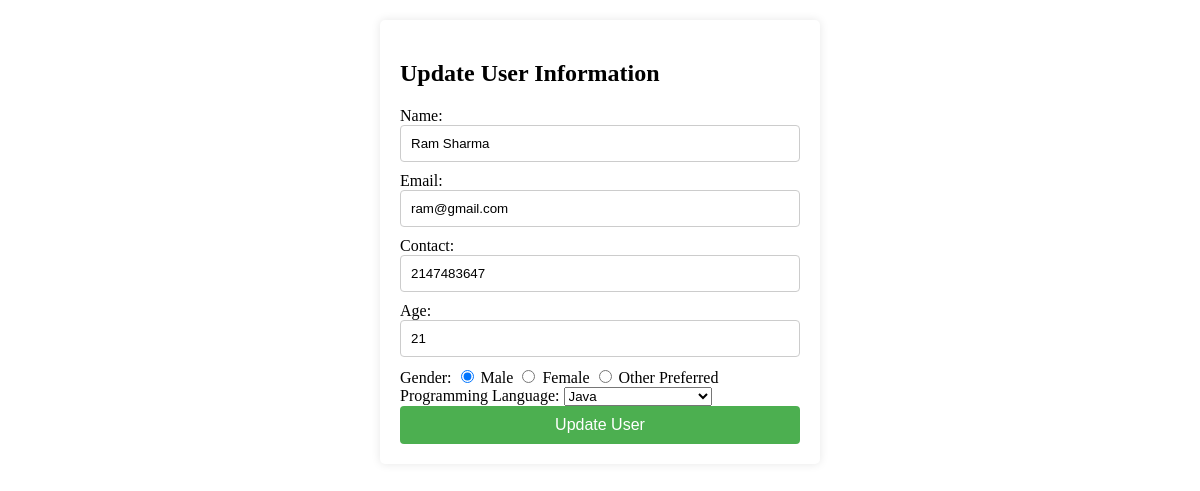
The app's page /showupadate.php?id=2 with its own data.
### tables this page shows
CREATE TABLE `user` (
  `id` int(11) NOT NULL,
  `uname` varchar(255) NOT NULL,
  `email` varchar(255) NOT NULL,
  `contact` int(11) NOT NULL,
  `age` int(11) NOT NULL,
  `gender` varchar(255) NOT NULL,
  `language` varchar(255) NOT NULL,
  `comment` varchar(255) NOT NULL
);

### showupadate.php (the view, shortened to what this page needs)
<?php
$servername = "localhost";
$username = "root";
$password = '';
$dbname = "PhpCrud";
$conn = new mysqli($servername, $username, $password, $dbname);
if (isset($_GET['id'])) {
    $id = $_GET['id'];
    $sql = "SELECT uname, email, contact, gender ,age,language  FROM user WHERE id = '$id'";
    $result = $conn->query($sql);
    if ($result->num_rows == 1) {
        $row = $result->fetch_assoc();
        $uname = $row['uname'];
        $email = $row['email'];
        $contact = $row['contact'];
        $gender = $row['gender'];
        $age = $row['age'];
        $language = $row['language'];
    } else {
        echo "No user found with the given name.";
        exit();
    }
} else {
    echo "Invalid request.";
    $conn->close();
    exit();
}
?>
<!DOCTYPE html>
<html>
<head>
</head>
<body>
    <form action="update.php" method="post">
        <h2>Update User Information</h2>
        <label for="name">Name:</label>
        <input type="text" id="name" name="name" value="<?php echo $uname; ?>" required><br>
        <label for="email">Email:</label>
        <input type="text" id="email" name="email" value="<?php echo $email; ?>" required><br>
        <label for="contact">Contact:</label>
        <input type="number" id="number" name="number" value="<?php echo $contact; ?>" required><br>
        <label for="age">Age:</label>
        <input type="number" id="age" name="age" value="<?php echo $age; ?>" required><br>
        <label>Gender:</label>
        <input type="radio" id="male" name="gender" value="Male" <?php if ($gender === "Male") echo "checked"; ?> required>
        <label for="male">Male</label>
        <input type="radio" id="female" name="gender" value="Female" <?php if ($gender === "Female") echo "checked"; ?>required>
        <label for="female">Female</label>
        <input type="radio" id="other" name="gender" value="Other" <?php if ($gender === "Other") echo "checked"; ?>required>
        <label for="other">Other</label>
  <label for="language">Preferred Programming Language:</label>
<select id="language" name="language" required>
  <option value="java" <?php if ($language === "java") echo "selected"; ?>>Java</option>
</select>
        <input type="submit" value="Update User">
    </form>
</body>
</html>

### showupadate.php (style rules this page uses)
form { max-width: 400px; margin: 20px auto; padding: 20px; background-color: #fff; border-radius: 5px; box-shadow: 0 0 10px rgba(0, 0, 0, 0.1); }
input[type="text"], input[type="number"] { width: 100%; padding: 10px; margin-bottom: 10px; border: 1px solid #ccc; border-radius: 4px; box-sizing: border-box; }
input[type="submit"] { width: 100%; padding: 10px; background-color: #4CAF50; color: #fff; border: none; border-radius: 4px; cursor: pointer; font-size: 16px; }

### records on screen
user: name "Ram Sharma", email "ram@gmail.com", number "2147483647", age "21", gender "☑ Male", gender "☐ Female", gender "☐ Other", language "Java"
